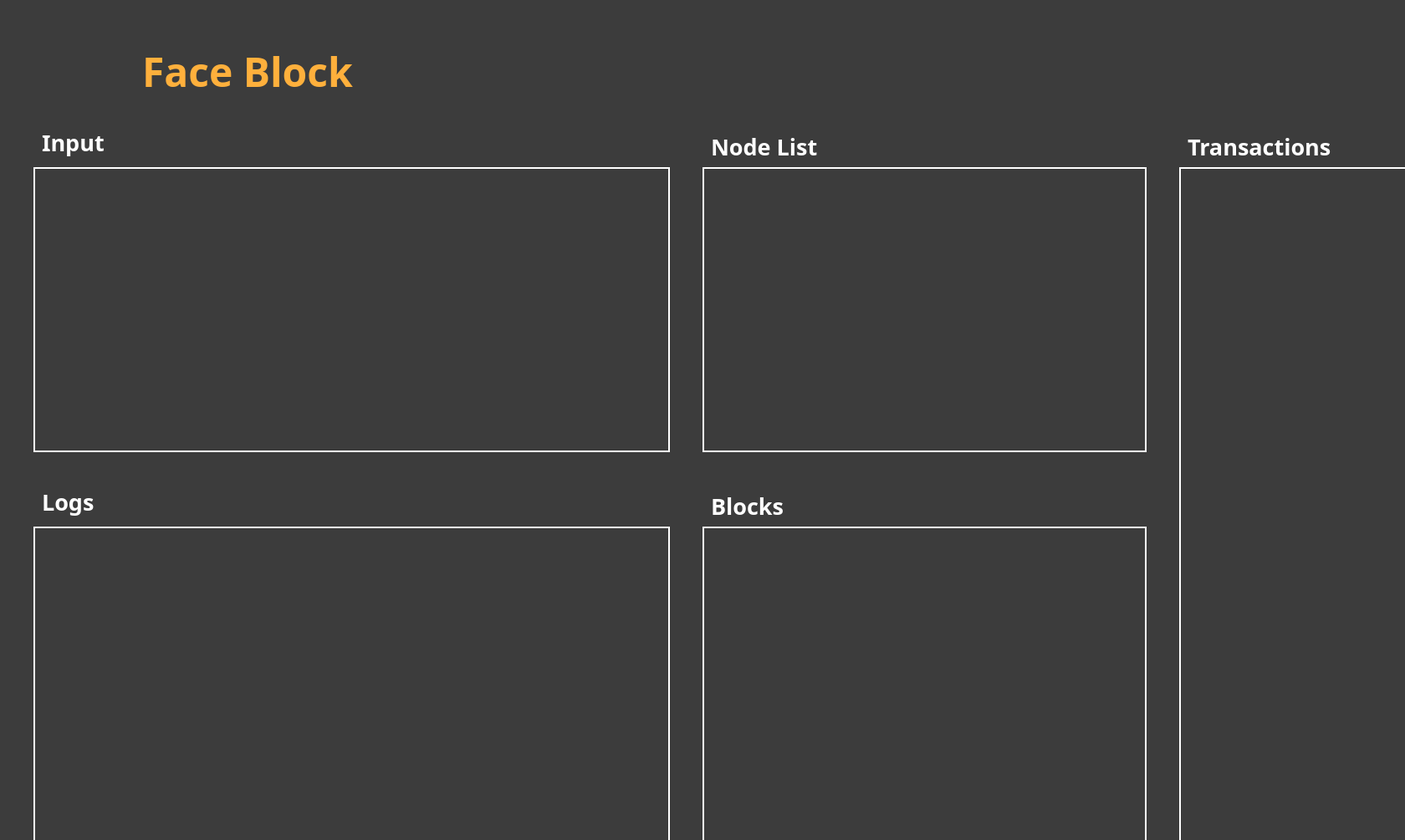
<?xml version="1.0" encoding="UTF-8"?>
<ui version="4.0">
 <class>Dialog</class>
 <widget class="QDialog" name="Dialog">
  <property name="geometry">
   <rect>
    <x>0</x>
    <y>0</y>
    <width>1680</width>
    <height>1005</height>
   </rect>
  </property>
  <property name="focusPolicy">
   <enum>Qt::ClickFocus</enum>
  </property>
  <property name="windowTitle">
   <string>Dialog</string>
  </property>
  <property name="styleSheet">
   <string notr="true">background-color:rgb(60, 60, 60)</string>
  </property>
  <widget class="QWidget" name="widget" native="true">
   <property name="geometry">
    <rect>
     <x>0</x>
     <y>10</y>
     <width>1921</width>
     <height>5</height>
    </rect>
   </property>
   <property name="styleSheet">
    <string notr="true">background-color:rgb(60, 60, 60)</string>
   </property>
  </widget>
  <widget class="QPushButton" name="pushButton_2">
   <property name="geometry">
    <rect>
     <x>10</x>
     <y>0</y>
     <width>181</width>
     <height>181</height>
    </rect>
   </property>
   <property name="text">
    <string/>
   </property>
   <property name="icon">
    <iconset>
     <normaloff>icon2.png</normaloff>icon2.png</iconset>
   </property>
   <property name="iconSize">
    <size>
     <width>120</width>
     <height>120</height>
    </size>
   </property>
   <property name="flat">
    <bool>true</bool>
   </property>
  </widget>
  <widget class="QLabel" name="label_2">
   <property name="geometry">
    <rect>
     <x>850</x>
     <y>160</y>
     <width>161</width>
     <height>31</height>
    </rect>
   </property>
   <property name="font">
    <font>
     <family>Helvetica75</family>
     <pointsize>20</pointsize>
     <weight>75</weight>
     <bold>true</bold>
    </font>
   </property>
   <property name="styleSheet">
    <string notr="true">color:white;</string>
   </property>
   <property name="text">
    <string>Node List</string>
   </property>
  </widget>
  <widget class="QLineEdit" name="lineEdit">
   <property name="geometry">
    <rect>
     <x>50</x>
     <y>210</y>
     <width>291</width>
     <height>31</height>
    </rect>
   </property>
   <property name="focusPolicy">
    <enum>Qt::ClickFocus</enum>
   </property>
  </widget>
  <widget class="QWidget" name="widget_4" native="true">
   <property name="geometry">
    <rect>
     <x>0</x>
     <y>1085</y>
     <width>1920</width>
     <height>5</height>
    </rect>
   </property>
   <property name="styleSheet">
    <string notr="true">background-color:rgb(60, 60, 60)</string>
   </property>
  </widget>
  <widget class="QListWidget" name="listWidget_3">
   <property name="geometry">
    <rect>
     <x>840</x>
     <y>630</y>
     <width>531</width>
     <height>381</height>
    </rect>
   </property>
   <property name="styleSheet">
    <string notr="true">color:white;</string>
   </property>
   <property name="frameShape">
    <enum>QFrame::WinPanel</enum>
   </property>
   <property name="frameShadow">
    <enum>QFrame::Plain</enum>
   </property>
  </widget>
  <widget class="QPushButton" name="pushButton">
   <property name="enabled">
    <bool>true</bool>
   </property>
   <property name="geometry">
    <rect>
     <x>710</x>
     <y>120</y>
     <width>101</width>
     <height>91</height>
    </rect>
   </property>
   <property name="font">
    <font>
     <family>Helvetica75</family>
     <pointsize>14</pointsize>
     <weight>75</weight>
     <bold>true</bold>
    </font>
   </property>
   <property name="focusPolicy">
    <enum>Qt::StrongFocus</enum>
   </property>
   <property name="contextMenuPolicy">
    <enum>Qt::NoContextMenu</enum>
   </property>
   <property name="styleSheet">
    <string notr="true"/>
   </property>
   <property name="text">
    <string/>
   </property>
   <property name="icon">
    <iconset>
     <normaloff>send5.png</normaloff>send5.png</iconset>
   </property>
   <property name="iconSize">
    <size>
     <width>50</width>
     <height>50</height>
    </size>
   </property>
   <property name="shortcut">
    <string/>
   </property>
   <property name="autoRepeat">
    <bool>false</bool>
   </property>
   <property name="autoDefault">
    <bool>false</bool>
   </property>
   <property name="default">
    <bool>false</bool>
   </property>
   <property name="flat">
    <bool>true</bool>
   </property>
  </widget>
  <widget class="QWidget" name="widget_3" native="true">
   <property name="geometry">
    <rect>
     <x>1915</x>
     <y>10</y>
     <width>5</width>
     <height>1080</height>
    </rect>
   </property>
   <property name="styleSheet">
    <string notr="true">background-color:rgb(60, 60, 60)</string>
   </property>
  </widget>
  <widget class="QLabel" name="label">
   <property name="geometry">
    <rect>
     <x>170</x>
     <y>50</y>
     <width>841</width>
     <height>71</height>
    </rect>
   </property>
   <property name="font">
    <font>
     <family>Helvetica75</family>
     <pointsize>36</pointsize>
     <weight>75</weight>
     <bold>true</bold>
    </font>
   </property>
   <property name="whatsThis">
    <string>&lt;html&gt;&lt;head/&gt;&lt;body&gt;&lt;p&gt;&lt;br/&gt;&lt;/p&gt;&lt;/body&gt;&lt;/html&gt;</string>
   </property>
   <property name="styleSheet">
    <string notr="true">color:rgb(255, 176, 60);</string>
   </property>
   <property name="text">
    <string>Face Block</string>
   </property>
  </widget>
  <widget class="QListWidget" name="listWidget_4">
   <property name="geometry">
    <rect>
     <x>840</x>
     <y>200</y>
     <width>531</width>
     <height>341</height>
    </rect>
   </property>
   <property name="focusPolicy">
    <enum>Qt::NoFocus</enum>
   </property>
   <property name="styleSheet">
    <string notr="true">color:white;</string>
   </property>
   <property name="frameShape">
    <enum>QFrame::WinPanel</enum>
   </property>
   <property name="frameShadow">
    <enum>QFrame::Plain</enum>
   </property>
   <property name="verticalScrollBarPolicy">
    <enum>Qt::ScrollBarAlwaysOff</enum>
   </property>
   <property name="horizontalScrollBarPolicy">
    <enum>Qt::ScrollBarAlwaysOff</enum>
   </property>
   <property name="spacing">
    <number>0</number>
   </property>
   <property name="viewMode">
    <enum>QListView::IconMode</enum>
   </property>
  </widget>
  <widget class="QLabel" name="label_5">
   <property name="geometry">
    <rect>
     <x>850</x>
     <y>590</y>
     <width>111</width>
     <height>31</height>
    </rect>
   </property>
   <property name="font">
    <font>
     <family>Helvetica75</family>
     <pointsize>20</pointsize>
     <weight>75</weight>
     <bold>true</bold>
    </font>
   </property>
   <property name="styleSheet">
    <string notr="true">color:white;</string>
   </property>
   <property name="text">
    <string>Blocks</string>
   </property>
  </widget>
  <widget class="QListWidget" name="listWidget_5">
   <property name="geometry">
    <rect>
     <x>40</x>
     <y>630</y>
     <width>761</width>
     <height>381</height>
    </rect>
   </property>
   <property name="font">
    <font>
     <family>Arial</family>
    </font>
   </property>
   <property name="styleSheet">
    <string notr="true">color:white;</string>
   </property>
   <property name="frameShape">
    <enum>QFrame::WinPanel</enum>
   </property>
   <property name="frameShadow">
    <enum>QFrame::Plain</enum>
   </property>
  </widget>
  <widget class="QWidget" name="widget_2" native="true">
   <property name="geometry">
    <rect>
     <x>0</x>
     <y>10</y>
     <width>5</width>
     <height>1080</height>
    </rect>
   </property>
   <property name="styleSheet">
    <string notr="true">background-color:rgb(60, 60, 60)</string>
   </property>
  </widget>
  <widget class="QLabel" name="label_6">
   <property name="geometry">
    <rect>
     <x>1420</x>
     <y>160</y>
     <width>211</width>
     <height>31</height>
    </rect>
   </property>
   <property name="font">
    <font>
     <family>Helvetica75</family>
     <pointsize>20</pointsize>
     <weight>75</weight>
     <bold>true</bold>
    </font>
   </property>
   <property name="styleSheet">
    <string notr="true">color:white;</string>
   </property>
   <property name="text">
    <string>Transactions </string>
   </property>
  </widget>
  <widget class="QListWidget" name="listWidget_2">
   <property name="geometry">
    <rect>
     <x>1410</x>
     <y>200</y>
     <width>461</width>
     <height>811</height>
    </rect>
   </property>
   <property name="styleSheet">
    <string notr="true">color:white;</string>
   </property>
   <property name="frameShape">
    <enum>QFrame::WinPanel</enum>
   </property>
   <property name="frameShadow">
    <enum>QFrame::Plain</enum>
   </property>
  </widget>
  <widget class="QListWidget" name="listWidget">
   <property name="geometry">
    <rect>
     <x>40</x>
     <y>200</y>
     <width>761</width>
     <height>341</height>
    </rect>
   </property>
   <property name="font">
    <font>
     <family>Arial</family>
    </font>
   </property>
   <property name="styleSheet">
    <string notr="true">color:white;</string>
   </property>
   <property name="frameShape">
    <enum>QFrame::WinPanel</enum>
   </property>
   <property name="frameShadow">
    <enum>QFrame::Plain</enum>
   </property>
   <property name="lineWidth">
    <number>1</number>
   </property>
   <property name="midLineWidth">
    <number>0</number>
   </property>
  </widget>
  <widget class="QWidget" name="widget_5" native="true">
   <property name="geometry">
    <rect>
     <x>1410</x>
     <y>1050</y>
     <width>511</width>
     <height>41</height>
    </rect>
   </property>
   <property name="styleSheet">
    <string notr="true">background-color:rgb(60, 60, 60)</string>
   </property>
   <widget class="QLabel" name="label_7">
    <property name="geometry">
     <rect>
      <x>10</x>
      <y>10</y>
      <width>941</width>
      <height>21</height>
     </rect>
    </property>
    <property name="font">
     <font>
      <family>휴먼모음T</family>
      <pointsize>12</pointsize>
     </font>
    </property>
    <property name="styleSheet">
     <string notr="true">color:white;</string>
    </property>
    <property name="text">
     <string>0</string>
    </property>
   </widget>
  </widget>
  <widget class="QLabel" name="label_3">
   <property name="geometry">
    <rect>
     <x>50</x>
     <y>150</y>
     <width>91</width>
     <height>41</height>
    </rect>
   </property>
   <property name="font">
    <font>
     <family>Helvetica75</family>
     <pointsize>20</pointsize>
     <weight>75</weight>
     <bold>true</bold>
    </font>
   </property>
   <property name="styleSheet">
    <string notr="true">color:white;</string>
   </property>
   <property name="text">
    <string>Input</string>
   </property>
  </widget>
  <widget class="QLabel" name="label_8">
   <property name="geometry">
    <rect>
     <x>50</x>
     <y>580</y>
     <width>101</width>
     <height>41</height>
    </rect>
   </property>
   <property name="font">
    <font>
     <family>Helvetica75</family>
     <pointsize>20</pointsize>
     <weight>75</weight>
     <bold>true</bold>
    </font>
   </property>
   <property name="styleSheet">
    <string notr="true">color:white;</string>
   </property>
   <property name="text">
    <string>Logs</string>
   </property>
  </widget>
 </widget>
 <resources/>
 <connections/>
</ui>
